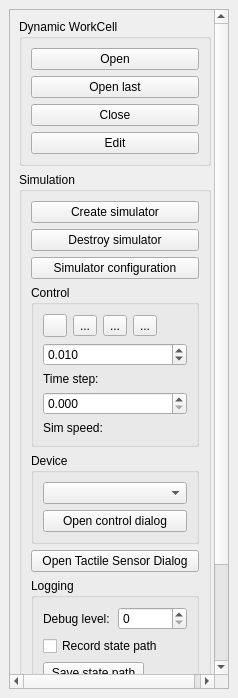
<?xml version="1.0" encoding="UTF-8"?>
<ui version="4.0">
 <class>RWSimPlugin</class>
 <widget class="QDockWidget" name="RWSimPlugin">
  <property name="geometry">
   <rect>
    <x>0</x>
    <y>0</y>
    <width>238</width>
    <height>698</height>
   </rect>
  </property>
  <property name="autoFillBackground">
   <bool>false</bool>
  </property>
  <property name="windowTitle">
   <string>RWSim</string>
  </property>
  <widget class="QWidget" name="dockWidgetContents">
   <layout class="QHBoxLayout" name="horizontalLayout_4">
    <item>
     <widget class="QScrollArea" name="scrollArea">
      <property name="frameShape">
       <enum>QFrame::StyledPanel</enum>
      </property>
      <property name="frameShadow">
       <enum>QFrame::Sunken</enum>
      </property>
      <property name="lineWidth">
       <number>1</number>
      </property>
      <property name="widgetResizable">
       <bool>true</bool>
      </property>
      <widget class="QWidget" name="scrollAreaWidgetContents">
       <property name="geometry">
        <rect>
         <x>0</x>
         <y>0</y>
         <width>201</width>
         <height>738</height>
        </rect>
       </property>
       <layout class="QVBoxLayout" name="verticalLayout_6">
        <item>
         <widget class="QGroupBox" name="groupBox">
          <property name="maximumSize">
           <size>
            <width>16777215</width>
            <height>150</height>
           </size>
          </property>
          <property name="title">
           <string>Dynamic WorkCell</string>
          </property>
          <property name="flat">
           <bool>false</bool>
          </property>
          <property name="checkable">
           <bool>false</bool>
          </property>
          <property name="checked">
           <bool>false</bool>
          </property>
          <layout class="QVBoxLayout" name="verticalLayout_2">
           <property name="leftMargin">
            <number>9</number>
           </property>
           <item>
            <widget class="QPushButton" name="_openDwcBtn">
             <property name="text">
              <string>Open</string>
             </property>
            </widget>
           </item>
           <item>
            <widget class="QPushButton" name="_openLastDwcBtn">
             <property name="text">
              <string>Open last</string>
             </property>
            </widget>
           </item>
           <item>
            <widget class="QPushButton" name="_closeDwcBtn">
             <property name="text">
              <string>Close</string>
             </property>
            </widget>
           </item>
           <item>
            <widget class="QPushButton" name="_editDwcBtn">
             <property name="text">
              <string>Edit</string>
             </property>
            </widget>
           </item>
          </layout>
         </widget>
        </item>
        <item>
         <widget class="QGroupBox" name="groupBox_2">
          <property name="sizePolicy">
           <sizepolicy hsizetype="Expanding" vsizetype="Preferred">
            <horstretch>0</horstretch>
            <verstretch>0</verstretch>
           </sizepolicy>
          </property>
          <property name="title">
           <string>Simulation</string>
          </property>
          <property name="flat">
           <bool>false</bool>
          </property>
          <property name="checkable">
           <bool>false</bool>
          </property>
          <layout class="QVBoxLayout" name="verticalLayout_3">
           <item>
            <widget class="QPushButton" name="_createSimulatorBtn">
             <property name="text">
              <string>Create simulator</string>
             </property>
            </widget>
           </item>
           <item>
            <widget class="QPushButton" name="_destroySimulatorBtn">
             <property name="text">
              <string>Destroy simulator</string>
             </property>
            </widget>
           </item>
           <item>
            <widget class="QPushButton" name="_simConfigBtn">
             <property name="text">
              <string>Simulator configuration</string>
             </property>
            </widget>
           </item>
           <item>
            <widget class="QGroupBox" name="_controlGroupBox">
             <property name="title">
              <string>Control</string>
             </property>
             <layout class="QVBoxLayout" name="verticalLayout_7">
              <item>
               <layout class="QHBoxLayout" name="horizontalLayout_5">
                <item>
                 <widget class="QToolButton" name="_startBtn">
                  <property name="toolTip">
                   <string>Start/resume simulation</string>
                  </property>
                  <property name="text">
                   <string/>
                  </property>
                  <property name="icon">
                   <iconset>
                    <selectedoff>:/forward.png</selectedoff>
                   </iconset>
                  </property>
                 </widget>
                </item>
                <item>
                 <widget class="QToolButton" name="_stepBtn">
                  <property name="toolTip">
                   <string>Step simulation one dt</string>
                  </property>
                  <property name="text">
                   <string>...</string>
                  </property>
                  <property name="icon">
                   <iconset>
                    <selectedoff>:/end.png</selectedoff>
                   </iconset>
                  </property>
                 </widget>
                </item>
                <item>
                 <widget class="QToolButton" name="_stopBtn">
                  <property name="text">
                   <string>...</string>
                  </property>
                  <property name="icon">
                   <iconset>
                    <selectedoff>:/pause.png</selectedoff>
                   </iconset>
                  </property>
                 </widget>
                </item>
                <item>
                 <widget class="QToolButton" name="_resetBtn">
                  <property name="toolTip">
                   <string>Reset the state of the simulator to 
that of RobWorkStudio</string>
                  </property>
                  <property name="text">
                   <string>...</string>
                  </property>
                  <property name="icon">
                   <iconset>
                    <selectedoff>:/reload.png</selectedoff>
                   </iconset>
                  </property>
                 </widget>
                </item>
                <item>
                 <spacer name="horizontalSpacer">
                  <property name="orientation">
                   <enum>Qt::Horizontal</enum>
                  </property>
                  <property name="sizeHint" stdset="0">
                   <size>
                    <width>40</width>
                    <height>20</height>
                   </size>
                  </property>
                 </spacer>
                </item>
               </layout>
              </item>
              <item>
               <widget class="QDoubleSpinBox" name="_timeStepSpin">
                <property name="decimals">
                 <number>3</number>
                </property>
                <property name="maximum">
                 <double>10.000000000000000</double>
                </property>
                <property name="singleStep">
                 <double>0.010000000000000</double>
                </property>
                <property name="value">
                 <double>0.010000000000000</double>
                </property>
               </widget>
              </item>
              <item>
               <widget class="QLabel" name="label">
                <property name="text">
                 <string>Time step:</string>
                </property>
               </widget>
              </item>
              <item>
               <widget class="QDoubleSpinBox" name="_timeScaleSpin">
                <property name="toolTip">
                 <string>&quot;simulation time/Real time&quot; parameter. Increasing this parameter will make the simulator slower than real time. Decreasing it will make it faster. A value of 1 will make the simulation speed as fast as real time. If 0 the simulation will run as fast as posible. 
NOTE: A wanted simulation speed cannot be guarenteed.</string>
                </property>
                <property name="decimals">
                 <number>3</number>
                </property>
                <property name="singleStep">
                 <double>0.010000000000000</double>
                </property>
               </widget>
              </item>
              <item>
               <widget class="QLabel" name="label_3">
                <property name="text">
                 <string>Sim speed:</string>
                </property>
               </widget>
              </item>
             </layout>
            </widget>
           </item>
           <item>
            <widget class="QGroupBox" name="_deviceGroupBox">
             <property name="enabled">
              <bool>true</bool>
             </property>
             <property name="title">
              <string>Device</string>
             </property>
             <layout class="QVBoxLayout" name="verticalLayout">
              <item>
               <widget class="QComboBox" name="_deviceControlBox"/>
              </item>
              <item>
               <widget class="QPushButton" name="_openDeviceCtrlBtn">
                <property name="text">
                 <string>Open control dialog</string>
                </property>
               </widget>
              </item>
             </layout>
            </widget>
           </item>
           <item>
            <widget class="QPushButton" name="_tactileSensorBtn">
             <property name="text">
              <string>Open Tactile Sensor Dialog</string>
             </property>
            </widget>
           </item>
           <item>
            <widget class="QGroupBox" name="_loggingGroupBox">
             <property name="title">
              <string>Logging</string>
             </property>
             <layout class="QVBoxLayout" name="verticalLayout_5">
              <item>
               <layout class="QVBoxLayout" name="verticalLayout_4">
                <property name="spacing">
                 <number>6</number>
                </property>
                <item>
                 <layout class="QHBoxLayout" name="horizontalLayout">
                  <item>
                   <widget class="QLabel" name="label_2">
                    <property name="text">
                     <string>Debug level:</string>
                    </property>
                   </widget>
                  </item>
                  <item>
                   <widget class="QSpinBox" name="_debugLevelSpin"/>
                  </item>
                 </layout>
                </item>
                <item>
                 <widget class="QCheckBox" name="_recordStatePathBox">
                  <property name="text">
                   <string>Record state path</string>
                  </property>
                 </widget>
                </item>
                <item>
                 <widget class="QPushButton" name="_saveStatePathBtn">
                  <property name="maximumSize">
                   <size>
                    <width>101</width>
                    <height>24</height>
                   </size>
                  </property>
                  <property name="text">
                   <string>Save state path</string>
                  </property>
                 </widget>
                </item>
                <item>
                 <widget class="QCheckBox" name="_forceSceneUpdate">
                  <property name="text">
                   <string>Force scene update</string>
                  </property>
                  <property name="checked">
                   <bool>true</bool>
                  </property>
                  <property name="tristate">
                   <bool>false</bool>
                  </property>
                 </widget>
                </item>
                <item>
                 <layout class="QHBoxLayout" name="horizontalLayout_2">
                  <item>
                   <widget class="QDoubleSpinBox" name="_updateIntervalSpin">
                    <property name="toolTip">
                     <string>The update interval in seconds</string>
                    </property>
                    <property name="singleStep">
                     <double>0.010000000000000</double>
                    </property>
                    <property name="value">
                     <double>0.010000000000000</double>
                    </property>
                   </widget>
                  </item>
                  <item>
                   <widget class="QLabel" name="label_4">
                    <property name="text">
                     <string>Update interval</string>
                    </property>
                   </widget>
                  </item>
                 </layout>
                </item>
               </layout>
              </item>
              <item>
               <layout class="QHBoxLayout" name="horizontalLayout_3">
                <item>
                 <widget class="QLabel" name="label_5">
                  <property name="text">
                   <string>Time:</string>
                  </property>
                 </widget>
                </item>
                <item>
                 <widget class="QLabel" name="_timeLbl">
                  <property name="text">
                   <string/>
                  </property>
                 </widget>
                </item>
               </layout>
              </item>
             </layout>
            </widget>
           </item>
          </layout>
         </widget>
        </item>
       </layout>
      </widget>
     </widget>
    </item>
   </layout>
  </widget>
 </widget>
 <tabstops>
  <tabstop>scrollArea</tabstop>
  <tabstop>_openDwcBtn</tabstop>
  <tabstop>_openLastDwcBtn</tabstop>
  <tabstop>_closeDwcBtn</tabstop>
  <tabstop>_editDwcBtn</tabstop>
  <tabstop>_createSimulatorBtn</tabstop>
  <tabstop>_destroySimulatorBtn</tabstop>
  <tabstop>_simConfigBtn</tabstop>
  <tabstop>_startBtn</tabstop>
  <tabstop>_stepBtn</tabstop>
  <tabstop>_stopBtn</tabstop>
  <tabstop>_resetBtn</tabstop>
  <tabstop>_timeStepSpin</tabstop>
  <tabstop>_timeScaleSpin</tabstop>
  <tabstop>_deviceControlBox</tabstop>
  <tabstop>_openDeviceCtrlBtn</tabstop>
  <tabstop>_debugLevelSpin</tabstop>
  <tabstop>_recordStatePathBox</tabstop>
  <tabstop>_saveStatePathBtn</tabstop>
  <tabstop>_forceSceneUpdate</tabstop>
  <tabstop>_updateIntervalSpin</tabstop>
 </tabstops>
 <resources>
  <include location="resources.qrc"/>
 </resources>
 <connections/>
</ui>
